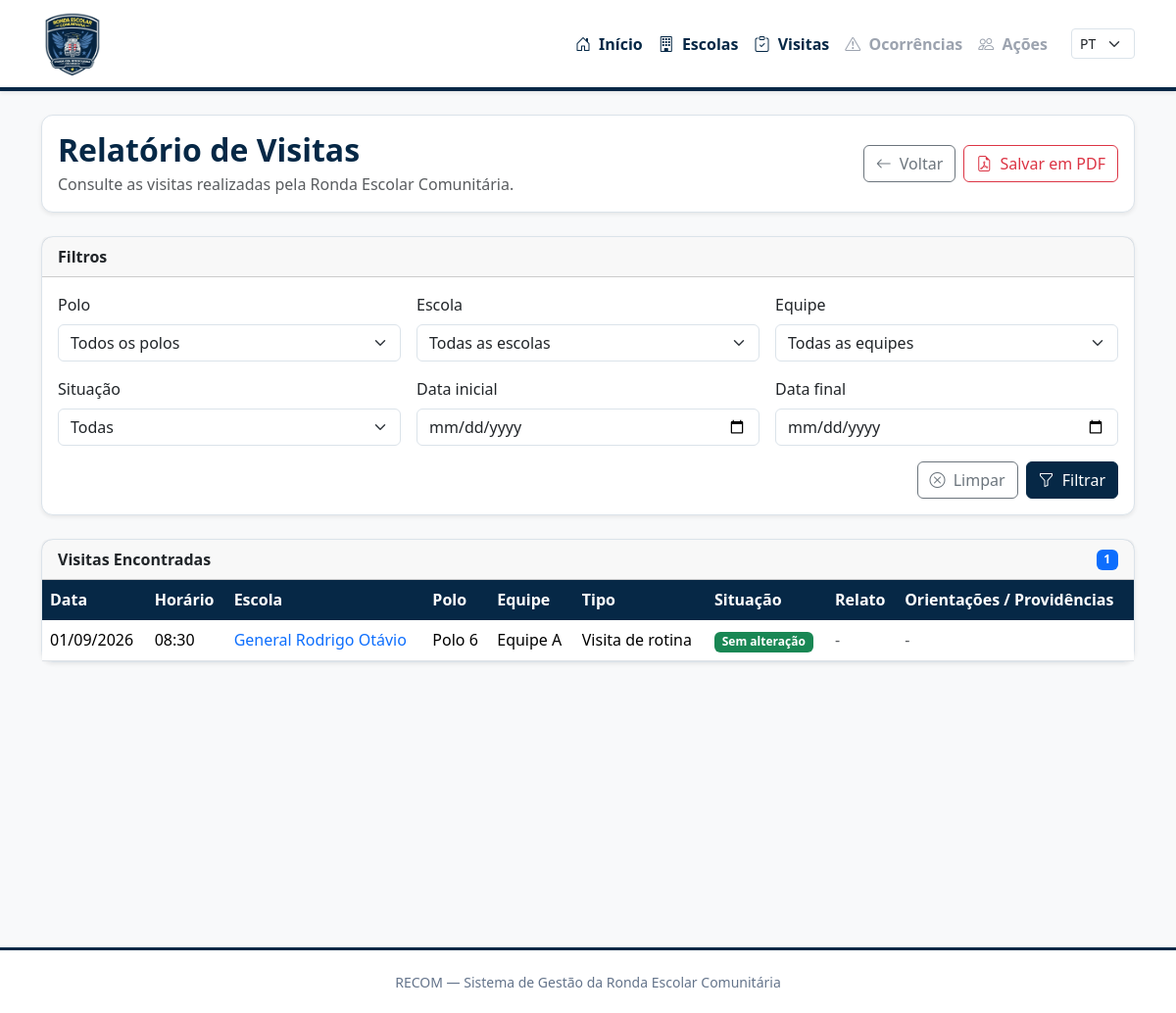
Before: /relatorios/visitas/ with the older database file.
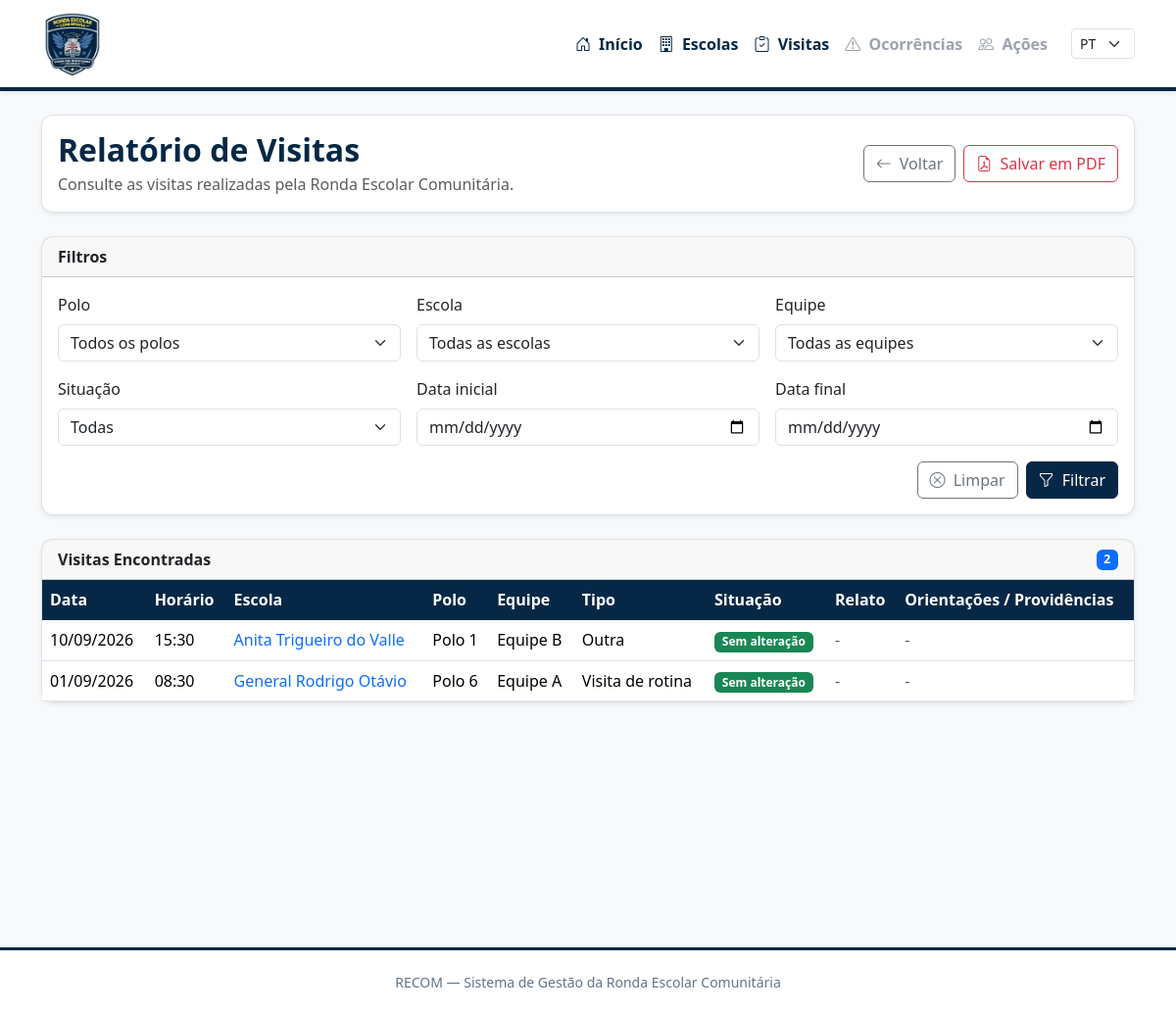
After: the same page with the newer database file.
### visitas/models.py (models this page shows, shortened)
class RondaVisita(models.Model):
    EQUIPE_CHOICES = [
        ("A", "Equipe A"),
        ("B", "Equipe B"),
        ("C", "Equipe C"),
        ("D", "Equipe D"),
        ("E", "Equipe E"),
        ("F", "Equipe F"),
    ]
    TIPO_VISITA_CHOICES = [
        ("ROTINA", "Visita de rotina"),
        ("SAIDA", "Acompanhamento de saída"),
        ("EVENTO", "Acompanhamento de evento"),
        ("APOIO", "Apoio / atendimento"),
        ("OUTRA", "Outra"),
    ]
    SITUACAO_CHOICES = [
        ("SEM_ALTERACAO", "Sem alteração"),
        ("COM_ALTERACAO", "Com alteração"),
    ]
    escola = models.ForeignKey(
        Escola,
        on_delete=models.PROTECT,
        related_name="visitas",
        verbose_name="Escola",
    )
    equipe = models.CharField(
        max_length=1,
        choices=EQUIPE_CHOICES,
        verbose_name="Equipe responsável",
    )
    data_visita = models.DateField(
        verbose_name="Data da visita",
    )
    horario = models.TimeField(
        verbose_name="Horário",
    )
    tipo_visita = models.CharField(
        max_length=20,
        choices=TIPO_VISITA_CHOICES,
        default="ROTINA",
        verbose_name="Tipo de visita",
    )
    situacao = models.CharField(
        max_length=20,
        choices=SITUACAO_CHOICES,
        default="SEM_ALTERACAO",
        verbose_name="Situação",
    )
    relato = models.TextField(
        blank=True,
        verbose_name="Relato da visita",
    )
    orientacoes = models.TextField(
        blank=True,
        verbose_name="Orientações / providências",
    )
    criado_em = models.DateTimeField(
        auto_now_add=True,
    )
    atualizado_em = models.DateTimeField(
        auto_now=True,
    )
    class Meta:
        ordering = [
            "-data_visita",
            "-horario",
        ]
        verbose_name = "Ronda / Visita"
        verbose_name_plural = "Rondas / Visitas"

### escolas/models.py (models this page shows, shortened)
class Escola(models.Model):
    POLO_CHOICES = [
        (1, "Polo 1"),
        (2, "Polo 2"),
        (3, "Polo 3"),
        (4, "Polo 4"),
        (5, "Polo 5"),
        (6, "Polo 6"),
        (7, "Polo 7"),
        (8, "Polo 8"),
        (9, "Polo 9"),
    ]
    nome = models.CharField(
        max_length=200,
        unique=True
    )
    polo = models.PositiveSmallIntegerField(
        choices=POLO_CHOICES
    )
    endereco = models.CharField(
        max_length=300
    )
    bairro = models.CharField(
    max_length=120,
    blank=True
    )
    gestor = models.CharField(
        max_length=150,
        blank=True
    )
    telefone = models.CharField(
        max_length=100,
        blank=True
    )
    monitoramento = models.BooleanField(
        default=False
    )
    botao_panico = models.BooleanField(
        default=False
    )
    quantidade_alunos = models.PositiveIntegerField(
        default=0
    )
    quantidade_alunos_pcd = models.PositiveIntegerField(
        default=0
    )
    modalidade = models.CharField(
        max_length=200,
        blank=True
    )
    observacoes = models.TextField(
        blank=True
    )
    ativa = models.BooleanField(
        default=True
    )
    data_inativacao = models.DateTimeField(
        blank=True,
        null=True
    )
    inativada_por = models.ForeignKey(
        User,
        on_delete=models.SET_NULL,
        blank=True,
        null=True,
        related_name="escolas_inativadas"
    )
    criado_em = models.DateTimeField(
        auto_now_add=True
    )
    atualizado_em = models.DateTimeField(
        auto_now=True
    )

### core/views.py (the view)
def relatorio_visitas(request):
    visitas = (
        RondaVisita.objects
        .select_related(
            "escola"
        )
        .all()
        .order_by(
            "-data_visita",
            "-horario"
        )
    )
    polo = request.GET.get(
        "polo",
        ""
    ).strip()
    escola_id = request.GET.get(
        "escola",
        ""
    ).strip()
    equipe = request.GET.get(
        "equipe",
        ""
    ).strip()
    situacao = request.GET.get(
        "situacao",
        ""
    ).strip()
    data_inicial = request.GET.get(
        "data_inicial",
        ""
    ).strip()
    data_final = request.GET.get(
        "data_final",
        ""
    ).strip()
    if polo:
        visitas = visitas.filter(
            escola__polo=polo
        )
    if escola_id:
        visitas = visitas.filter(
            escola_id=escola_id
        )
    if equipe:
        visitas = visitas.filter(
            equipe=equipe
        )
    if situacao:
        visitas = visitas.filter(
            situacao=situacao
        )
    if data_inicial:
        visitas = visitas.filter(
            data_visita__gte=data_inicial
        )
    if data_final:
        visitas = visitas.filter(
            data_visita__lte=data_final
        )
    total_visitas = visitas.count()
    paginator = Paginator(
        visitas,
        10
    )
    numero_pagina = request.GET.get(
        "page"
    )
    page_obj = paginator.get_page(
        numero_pagina
    )
    escolas = Escola.objects.filter(
        ativa=True
    )
    if polo:
        escolas = escolas.filter(
            polo=polo
        )
    escolas = escolas.order_by(
        "nome"
    )
    contexto = {
        "page_obj": page_obj,
        "total_visitas": total_visitas,
        "polos": Escola.POLO_CHOICES,
        "escolas": escolas,
        "equipes": RondaVisita.EQUIPE_CHOICES,
        "situacoes": RondaVisita.SITUACAO_CHOICES,
        "polo_selecionado": polo,
        "escola_selecionada": escola_id,
        "equipe_selecionada": equipe,
        "situacao_selecionada": situacao,
        "data_inicial": data_inicial,
        "data_final": data_final,
    }
    return render(
        request,
        "relatorio/visitas.html",
        contexto
    )

### templates/relatorio/visitas.html (shortened to what the changed rows need)
{% extends "base.html" %}
{% block content %}
<div class="container mt-4 mb-5">
    <div class="card shadow-sm mb-4 no-print">
        <div class="card-body">
            <div
                class="d-flex flex-wrap
                       justify-content-between
                       align-items-center
                       gap-3"
            >
                <div>
                    <h2 class="mb-1">
                        Relatório de Visitas
                    </h2>
                </div>
            </div>
        </div>
    </div>
    <div class="card shadow-sm">
        <div
            class="card-header
                   d-flex
                   justify-content-between
                   align-items-center"
        >
            <strong>
                Visitas Encontradas
            </strong>
            <span class="badge bg-primary">
                {{ total_visitas }}
            </span>
        </div>
        <div class="card-body p-0">
            {% if page_obj.object_list %}
                <div class="table-responsive">
                    <table
                        class="table
                               table-hover
                               align-middle
                               mb-0"
                    >
                        <thead>
                            <tr>
                                <th>
                                    Data
                                </th>
                                <th>
                                    Horário
                                </th>
                                <th>
                                    Escola
                                </th>
                                <th>
                                    Polo
                                </th>
                                <th>
                                    Equipe
                                </th>
                                <th>
                                    Tipo
                                </th>
                                <th>
                                    Situação
                                </th>
                                <th>
                                    Relato
                                </th>
                                <th>
                                    Orientações / Providências
                                </th>
                            </tr>
                        </thead>
                        <tbody>
                            {% for visita in page_obj %}
                                <tr>
                                    <td class="text-nowrap">
                                        {{ visita.data_visita|date:"d/m/Y" }}
                                    </td>
                                    <td class="text-nowrap">
                                        {{ visita.horario|time:"H:i" }}
                                    </td>
                                    <td>
                                        <a
                                            href="{% url 'escolas:detalhe_escola' visita.escola.pk %}"
                                            class="text-decoration-none"
                                        >
                                            {{ visita.escola.nome }}
                                        </a>
                                    </td>
                                    <td class="text-nowrap">
                                        Polo {{ visita.escola.polo }}
                                    </td>
                                    <td class="text-nowrap">
                                        {{ visita.get_equipe_display }}
                                    </td>
                                    <td>
                                        {{ visita.get_tipo_visita_display }}
                                    </td>
                                    <td>
                                        {% if visita.situacao == "SEM_ALTERACAO" %}
                                            <span class="badge bg-success">
                                                Sem alteração
                                            </span>
                                        {% elif visita.situacao == "COM_ALTERACAO" %}
                                            <span class="badge bg-warning text-dark">
                                                Com alteração
                                            </span>
                                        {% else %}
                                            {{ visita.get_situacao_display }}
                                        {% endif %}
                                    </td>
                                    <td>
                                        {% if visita.relato %}
                                            {{ visita.relato }}
                                        {% else %}
                                            <span class="text-muted">
                                                -
                                            </span>
                                        {% endif %}
                                    </td>
                                    <td>
                                        {% if visita.orientacoes %}
                                            {{ visita.orientacoes }}
                                        {% else %}
                                            <span class="text-muted">
                                                -
                                            </span>
                                        {% endif %}
                                    </td>
                                </tr>
                            {% endfor %}
                        </tbody>
                    </table>
                </div>
            {% endif %}
        </div>
    </div>
</div>
{% endblock %}

Changed rows visible on the page:
added RondaVisita: data_visita "10/09/2026", horario "15:30", escola.nome "Anita Trigueiro do Valle", escola.polo "1", equipe "Equipe B", tipo_visita "Outra", situacao "Sem alteração"
Other visible differences:
{{ total_visitas }}: "1" → "2"
